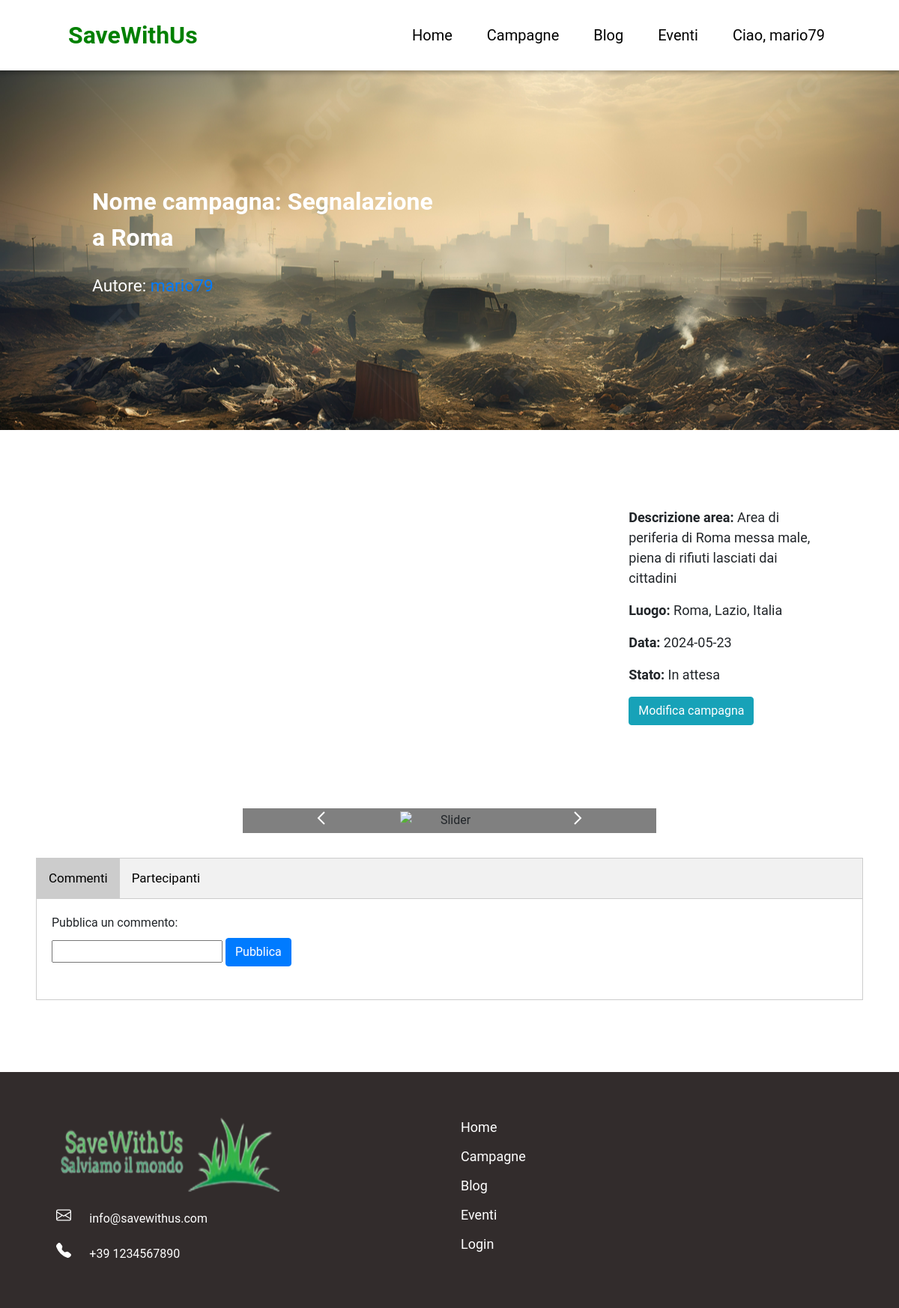
The app's page /campagne.php?id=6 (signed in) with its own data.
### tables this page shows
CREATE TABLE `campagne` (
  `id_campagna` int(11) NOT NULL,
  `nome_campagna` varchar(30) NOT NULL,
  `descrizione` varchar(255) NOT NULL,
  `giorno_ritrovo` date NOT NULL,
  `foto` varchar(100) NOT NULL,
  `stato` int(11) NOT NULL,
  `autore` int(11) NOT NULL,
  `luogo` varchar(50) NOT NULL,
  `latitudine` varchar(255) NOT NULL,
  `longitudine` varchar(255) NOT NULL
);

CREATE TABLE `utenti` (
  `id_user` int(11) NOT NULL,
  `nome` varchar(20) NOT NULL,
  `cognome` varchar(20) NOT NULL,
  `email` varchar(40) NOT NULL,
  `num_tel` char(13) NOT NULL,
  `username` varchar(10) NOT NULL,
  `password` char(60) NOT NULL,
  `created` datetime NOT NULL
);

### campagne.php (the view, shortened to what this page needs)
<?php
include("./functions.php");
?>
<!DOCTYPE html>
<html lang="en">
<head>
    <link rel="stylesheet" href="./style/style.css">
    <link rel="stylesheet" href="./style/campagne.css">
    <link rel="stylesheet" href="https://cdn.jsdelivr.net/npm/bootstrap@4.0.0/dist/css/bootstrap.min.css">
    <link rel="stylesheet" href="https://unpkg.com/leaflet@1.9.4/dist/leaflet.css" />
</head>
<body>
    <div class="navbar">
        <div class="img-logo">
            <a href="./index.php">
                SaveWithUs
            </a>
        </div>
        <div class="links">
            <a href="./index.php">Home</a>
            <a href="campagne.php">Campagne</a>
            <a href="blogs.php">Blog</a>
            <a href="eventi.php">Eventi</a>
            <?php
            if (isset($_SESSION['iduser'])) {
                echo '<a href="user.php">Ciao, ' . $_SESSION['username'] . '</a>';
            } else {
                echo '<a href="login.php">Login</a>';
            }
            ?>
        </div>
    </div>
    <?php
    if (isset($_GET['id'])) {
        $id = $_GET['id'];
        $sql = "SELECT utenti.id_user, utenti.username, campagne.id_campagna, campagne.nome_campagna, campagne.descrizione, campagne.giorno_ritrovo, campagne.foto, campagne.stato, campagne.autore, campagne.luogo, campagne.latitudine, campagne.longitudine FROM utenti join campagne on utenti.id_user=campagne.autore WHERE campagne.id_campagna=" . $id;
        $ris = $conn->query($sql);
        $data = [];
        $arrkeys = ['id_user', 'username', 'id_campagna', 'nome_campagna', 'descrizione', 'giorno_ritrovo', 'foto', 'stato', 'autore', 'luogo', 'latitudine', 'longitudine'];
        if ($ris->num_rows > 0) {
            while ($row = $ris->fetch_assoc()) {
                for ($i = 0; $i < count($arrkeys); $i++) {
                    $data[$arrkeys[$i]] = $row[$arrkeys[$i]];
                }
            }
        } else {
            $cmp_notfound = "La campagna che si desidera non esiste.";
        }
    ?>
        <div class="sec-banner">
            <div class="container banner">
                <div class="row">
                    <div class="col">
                        <span class="nome_cmp">Nome campagna: <?= $data['nome_campagna'] ?> </span> <br><br>
                        <span class="autore">Autore:
                            <?php
                            if ($data['id_user'] == $_SESSION['iduser']) {
                            ?>
                                <a href="./user.php"><?= $data['username'] ?></a>
                            <?php
                            } else {
                            ?>
                                <a href="./user.php?id=<?= $data['id_user'] ?>"><?= $data['username'] ?></a>
                            <?php
                            }
                            ?>
                        </span> <br><br>
                    </div>
                    <div class="col"></div>
                </div>
            </div>
        </div>
        <div class="sec-main">
            <div class="container">
                <div class="row">
                    <div class="col-8">
                        <div id="mapcmp"></div>
                    </div>
                    <div class="col-4">
                        <p><b>Descrizione area: </b><?= $data['descrizione'] ?></p>
                        <p><b>Luogo: </b><?= $data['luogo'] ?></p>
                        <p><b>Data: </b><?= $data['giorno_ritrovo'] ?></p>
                        <p><b>Stato: </b>
                            <?php
                            switch ($data['stato']) {
                                case '2':
                                    echo "In attesa";
                                    break;
                            }
                            ?>
                        </p>
                        <?php
                        $sql = "SELECT campagne.id_campagna, campagne.autore FROM campagne WHERE campagne.id_campagna=" . $_GET['id'] . " and campagne.autore=" . $_SESSION['iduser'];
                        $ris = $conn->query($sql);
                        if ($ris->num_rows !== 1) {
                            $sql = "SELECT * FROM `partecipanti_camapgne` WHERE partecipanti_camapgne.id_user=" . $_SESSION['iduser'] . " and partecipanti_camapgne.id_campagna=" . $_GET['id'];
                            $ris = $conn->query($sql);
                            if ($ris->num_rows > 0) {
                        ?>
                                <button type="button" class="btn btn-danger" onclick="azioni_campagna('annulla', '<?= $_GET['id'] ?>')">
                                    Annulla iscrizione
                                    <svg xmlns="http://www.w3.org/2000/svg" width="25" height="25" fill="currentColor" class="bi bi-x" viewBox="0 0 16 16">
                                        <path d="M4.646 4.646a.5.5 0 0 1 .708 0L8 7.293l2.646-2.647a.5.5 0 0 1 .708.708L8.707 8l2.647 2.646a.5.5 0 0 1-.708.708L8 8.707l-2.646 2.647a.5.5 0 0 1-.708-.708L7.293 8 4.646 5.354a.5.5 0 0 1 0-.708" />
                                    </svg>
                                </button>
                            <?php
                            } else {
                            ?>
                                <button id="iscr_cmp" type="button" class="btn btn-warning" onclick="azioni_campagna('iscrizione', '<?= $_GET['id'] ?>')">Iscriviti alla campagna</button>
                            <?php
                            }
                        } else {
                            ?>
                            <button type="button" class="btn btn-info" onclick="view_tab_mod()">Modifica campagna</button>
                        <?php
                        }
                        ?>
                    </div>
                </div>
            </div>
            <div class="sec-img">
                <div class="img-slide">
                    <button id="prec">
                        <svg xmlns="http://www.w3.org/2000/svg" width="24" height="24">
                            <path d="M15.293 3.293 6.586 12l8.707 8.707 1.414-1.414L9.414 12l7.293-7.293-1.414-1.414z" />
                        </svg>
                    </button>
                    <img alt="Slider" name="slide">
                    <button id="pross">
                        <svg xmlns="http://www.w3.org/2000/svg" width="24" height="24">
                            <path d="M7.293 4.707 14.586 12l-7.293 7.293 1.414 1.414L17.414 12 8.707 3.293 7.293 4.707z" />
                        </svg>
                    </button>
                </div>
            </div>
            <div class="sec-tabs">
                <div class="tab">
                    <button class="tablinks" onclick="openTab(event, 'Commenti')" id="defaultOpen">Commenti</button>
                    <button class="tablinks" onclick="openTab(event, 'Partecipanti')">Partecipanti</button>
                </div>
                <div id="Commenti" class="tabcontent">
                    <div class="addcomment">
                        <label>Pubblica un commento:</label><br>
                        <input type="text" name="commento" id="inp-commento">
                        <button type="button" onclick="addcomment()" class="btn btn-primary">Pubblica</button><br><br>
                    </div>
                </div>
            </div>
        </div>
    <?php
    }
    ?>
    <footer>
        <div class="container">
            <div class="row">
                <div class="col info-contact">
                    <img src="./imgs/logoswu.png" alt="" width="300" height="100"><br>
                    <div>
                        <span>info@savewithus.com</span>
                    </div>
                    <div>
                        <span>+39 1234567890</span>
                    </div>
                </div>
                <div class="col links">
                    <a href="./index.php">Home</a>
                    <a href="#">Campagne</a>
                    <a href="#">Blog</a>
                    <a href="#">Eventi</a>
                    <a href="#">Login</a>
                </div>
            </div>
        </div>
    </footer>
</body>
</html>

### style/style.css (style rules this page uses)
* { margin: 0; font-family: "Roboto", sans-serif; }
.navbar { overflow: hidden; background-color: white; position: fixed; top: 0; width: 100%; box-shadow: 0 0 6px 3px rgba(0, 0, 0, 0.3); }
.navbar a { display: block; text-align: center; text-decoration: none; }
.navbar .img-logo a { font-size: xx-large; color: green; font-weight: bold; padding: 15px; }
.navbar .img-logo { margin-left: 60px; float: left; }
.navbar .links a { padding: 23px; font-size: 15pt; color: black; }
.navbar .links { display: flex; float: right; margin-right: 60px; }
.sec-main { padding: 7%; text-align: center; }
.sec-main b { text-align: center; font-size: 20pt; }
.sec-main p { text-align: center; font-size: 16pt; }
footer { margin-top: 4%; background-color: rgb(50, 44, 44); color: white; padding: 5%; }
footer .info-contact div { margin-top: 4%; }
footer .info-contact div span { margin-left: 4%; }
footer .links { display: grid; }
footer .links a { color: white; font-size: large; text-decoration: none; }

### style/campagne.css (style rules this page uses)
* { margin: 0; font-family: "Roboto", sans-serif; }
.col-8 { align-content: center; }
.sec-banner { background-image: url("../imgs/img_banner_camp.jpg"); background-repeat: none; background-size: cover; padding: 9%; background-position: left; height: 60vh; align-content: center; }
.sec-banner .nome_cmp { text-align: left; color: white; font-size: 24pt; font-weight: bold; }
.sec-banner .autore { text-align: left; color: white; font-size: 17pt; }
.sec-banner .autore a { text-decoration: none; }
.sec-main { padding: 4%; }
.sec-main p { text-align: left; font-size: large; }
.sec-main p b { font-size: large; }
#mapcmp { height: 400px; z-index: 1; }
.sec-main .col-4 { padding: 5%; }
.sec-main .col-4 button { float: left; }
.img-slide { margin-top: 5%; background-color: grey; width: 50%; height: 40%; display: flex; margin-left: auto; margin-right: auto; }
.img-slide img { width: 65%; max-height: 400px; margin: auto; }
.img-slide button { width: 100%; height: 100%; margin: auto; border: none; background-color: grey; }
.img-slide svg { fill: white; background-color: grey; }
.sec-tabs { margin-top: 3%; }
.sec-tabs .tab { overflow: hidden; border: 1px solid #ccc; background-color: #f1f1f1; }
.sec-tabs .tab button { background-color: inherit; float: left; border: none; outline: none; cursor: pointer; padding: 14px 16px; transition: 0.3s; font-size: 17px; }
.sec-tabs .tab button.active { background-color: #ccc; }
.sec-tabs .tabcontent { display: none; padding: 20px; border: 1px solid #ccc; border-top: none; text-align: left; }

### records on screen
campagne: nome_campagna "Segnalazione a Roma", autore.username "mario79", descrizione "Area di periferia di Roma messa male, piena di rifiuti lasciati dai cittadini", luogo "Roma, Lazio, Italia", giorno_ritrovo "2024-05-23"

### other values on screen
$_SESSION['username'] "mario79"
